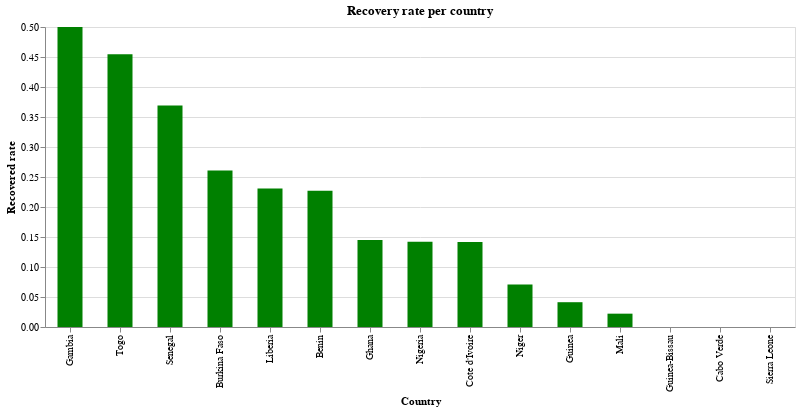

Notebook source saved alongside this figure:
### Markdown cell above
### Recovery rate per country

### Code cell
alt.Chart(source).mark_bar(size = 25).encode(x = alt.X('Country', sort='-y'), y = 'Recovered rate', color = alt.value('green'),).properties(width = alt.Step(50), height = 300, title = 'Recovery rate per country').interactive()

### Figure 1 — Vega-Lite specification as saved in the notebook (floating-point values rounded to 4 significant figures)
{"config": {"view": {"continuousWidth": 400, "continuousHeight": 300}}, "data": {"name": "data-f2d2799033daaa7a3b34d206750e1156"}, "mark": {"type": "bar", "size": 25}, "encoding": {"color": {"value": "green"}, "x": {"type": "nominal", "field": "Country", "sort": "-y"}, "y": {"type": "quantitative", "field": "Recovered rate"}}, "height": 300, "selection": {"selector004": {"type": "interval", "bind": "scales", "encodings": ["x", "y"]}}, "title": "Recovery rate per country", "width": {"step": 50}, "$schema": "https://vega.github.io/schema/vega-lite/v4.0.2.json", "datasets": {"data-f2d2799033daaa7a3b34d206750e1156": [{"Country": "Burkina Faso", "Lat": 12.24, "Long": -1.562, "Date": "2020-04-05T00:00:00", "Confirmed_cases": 345, "Dead": 17, "Recovered": 90, "ill people": 255, "Death rate": 0.04928, "Recovered rate": 0.2609}, {"Country": "Cote d'Ivoire", "Lat": 7.54, "Long": -5.547, "Date": "2020-04-05T00:00:00", "Confirmed_cases": 261, "Dead": 3, "Recovered": 37, "ill people": 224, "Death rate": 0.01149, "Recovered rate": 0.1418}, {"Country": "Nigeria", "Lat": 9.082, "Long": 8.675, "Date": "2020-04-05T00:00:00", "Confirmed_cases": 232, "Dead": 5, "Recovered": 33, "ill people": 199, "Death rate": 0.02155, "Recovered rate": 0.1422}, {"Country": "Senegal", "Lat": 14.5, "Long": -14.45, "Date": "2020-04-05T00:00:00", "Confirmed_cases": 222, "Dead": 2, "Recovered": 82, "ill people": 140, "Death rate": 0.009009, "Recovered rate": 0.3694}, {"Country": "Ghana", "Lat": 7.947, "Long": -1.023, "Date": "2020-04-05T00:00:00", "Confirmed_cases": 214, "Dead": 5, "Recovered": 31, "ill people": 183, "Death rate": 0.02336, "Recovered rate": 0.1449}, {"Country": "Niger", "Lat": 17.61, "Long": 8.082, "Date": "2020-04-05T00:00:00", "Confirmed_cases": 184, "Dead": 10, "Recovered": 13, "ill people": 171, "Death rate": 0.05435, "Recovered rate": 0.07065}, {"Country": "Guinea", "Lat": 9.946, "Long": -9.697, "Date": "2020-04-05T00:00:00", "Confirmed_cases": 121, "Dead": 0, "Recovered": 5, "ill people": 116, "Death rate": 0.0, "Recovered rate": 0.04132}, {"Country": "Mali", "Lat": 17.57, "Long": -3.996, "Date": "2020-04-05T00:00:00", "Confirmed_cases": 45, "Dead": 5, "Recovered": 1, "ill people": 44, "Death rate": 0.1111, "Recovered rate": 0.02222}, {"Country": "Togo", "Lat": 8.62, "Long": 0.8248, "Date": "2020-04-05T00:00:00", "Confirmed_cases": 44, "Dead": 3, "Recovered": 20, "ill people": 24, "Death rate": 0.06818, "Recovered rate": 0.4545}, {"Country": "Benin", "Lat": 9.308, "Long": 2.316, "Date": "2020-04-05T00:00:00", "Confirmed_cases": 22, "Dead": 0, "Recovered": 5, "ill people": 17, "Death rate": 0.0, "Recovered rate": 0.2273}, {"Country": "Guinea-Bissau", "Lat": 11.8, "Long": -15.18, "Date": "2020-04-05T00:00:00", "Confirmed_cases": 18, "Dead": 0, "Recovered": 0, "ill people": 18, "Death rate": 0.0, "Recovered rate": 0.0}, {"Country": "Liberia", "Lat": 6.428, "Long": -9.43, "Date": "2020-04-05T00:00:00", "Confirmed_cases": 13, "Dead": 3, "Recovered": 3, "ill people": 10, "Death rate": 0.2308, "Recovered rate": 0.2308}, {"Country": "Cabo Verde", "Lat": 16.54, "Long": -23.04, "Date": "2020-04-05T00:00:00", "Confirmed_cases": 7, "Dead": 1, "Recovered": 0, "ill people": 7, "Death rate": 0.1429, "Recovered rate": 0.0}, {"Country": "Sierra Leone", "Lat": 8.461, "Long": -11.78, "Date": "2020-04-05T00:00:00", "Confirmed_cases": 6, "Dead": 0, "Recovered": 0, "ill people": 6, "Death rate": 0.0, "Recovered rate": 0.0}, {"Country": "Gambia", "Lat": 13.44, "Long": -15.31, "Date": "2020-04-05T00:00:00", "Confirmed_cases": 4, "Dead": 1, "Recovered": 2, "ill people": 2, "Death rate": 0.25, "Recovered rate": 0.5}]}}
